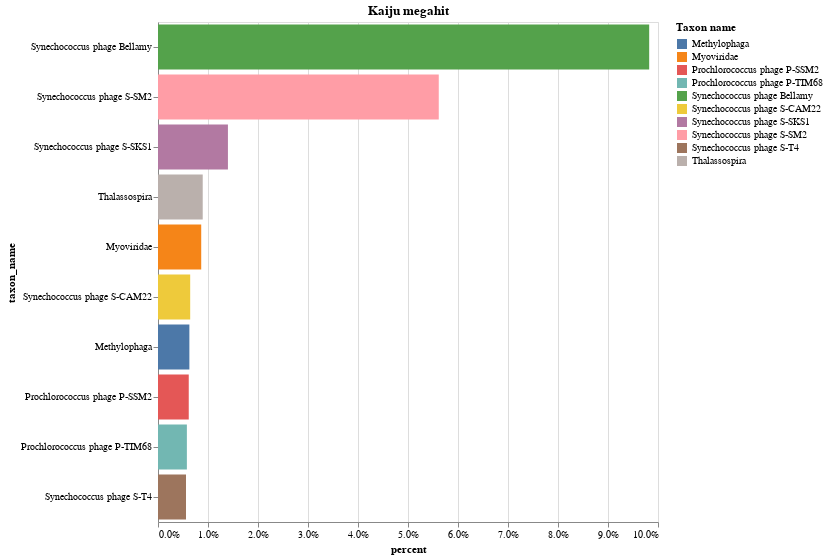

The code cell stored with this chart in its notebook:
### Code cell
alt.Chart(kaiju_megahit, title='Kaiju megahit').mark_bar().encode(
 alt.X('percent:Q', axis=alt.Axis(format='.1%')),
 alt.Y('taxon_name:N', sort='-x'),
 alt.Color('taxon_name', title='Taxon name')
).properties(width=500, height=500)

### Figure 1 — Vega-Lite specification as saved in the notebook (floating-point values rounded to 4 significant figures)
{"config": {"view": {"continuousWidth": 400, "continuousHeight": 300}}, "data": {"name": "data-41b044ca16ac8967f04d63d787048b5c"}, "mark": "bar", "encoding": {"color": {"field": "taxon_name", "title": "Taxon name", "type": "nominal"}, "x": {"axis": {"format": ".1%"}, "field": "percent", "type": "quantitative"}, "y": {"field": "taxon_name", "sort": "-x", "type": "nominal"}}, "height": 500, "title": "Kaiju megahit", "width": 500, "$schema": "https://vega.github.io/schema/vega-lite/v4.17.0.json", "datasets": {"data-41b044ca16ac8967f04d63d787048b5c": [{"taxon_name": "Synechococcus phage Bellamy", "percent": 0.09824}, {"taxon_name": "Synechococcus phage S-SM2", "percent": 0.05615}, {"taxon_name": "Synechococcus phage S-SKS1", "percent": 0.01399}, {"taxon_name": "Thalassospira", "percent": 0.008945}, {"taxon_name": "Myoviridae", "percent": 0.008644}, {"taxon_name": "Synechococcus phage S-CAM22", "percent": 0.006439}, {"taxon_name": "Methylophaga", "percent": 0.006275}, {"taxon_name": "Prochlorococcus phage P-SSM2", "percent": 0.00615}, {"taxon_name": "Prochlorococcus phage P-TIM68", "percent": 0.005776}, {"taxon_name": "Synechococcus phage S-T4", "percent": 0.0056}]}}
